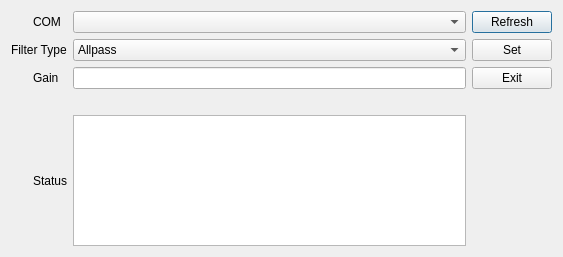
<?xml version="1.0" encoding="UTF-8"?>
<ui version="4.0">
 <class>mainWindow</class>
 <widget class="QDialog" name="mainWindow">
  <property name="geometry">
   <rect>
    <x>0</x>
    <y>0</y>
    <width>563</width>
    <height>257</height>
   </rect>
  </property>
  <property name="windowTitle">
   <string>Pseudo Random Noise Generator</string>
  </property>
  <layout class="QGridLayout" name="gridLayout">
   <item row="0" column="6">
    <widget class="QPushButton" name="btnRefresh">
     <property name="text">
      <string>Refresh</string>
     </property>
    </widget>
   </item>
   <item row="9" column="2">
    <widget class="QTextBrowser" name="textStatus"/>
   </item>
   <item row="1" column="0" colspan="2">
    <widget class="QLabel" name="labelFilterType">
     <property name="text">
      <string>Filter Type</string>
     </property>
     <property name="textFormat">
      <enum>Qt::RichText</enum>
     </property>
    </widget>
   </item>
   <item row="4" column="2">
    <widget class="QLineEdit" name="textGain"/>
   </item>
   <item row="0" column="2">
    <widget class="QComboBox" name="cboxComport"/>
   </item>
   <item row="6" column="2">
    <spacer name="horizontalSpacer">
     <property name="orientation">
      <enum>Qt::Horizontal</enum>
     </property>
     <property name="sizeHint" stdset="0">
      <size>
       <width>40</width>
       <height>20</height>
      </size>
     </property>
    </spacer>
   </item>
   <item row="4" column="1">
    <widget class="QLabel" name="labelGain">
     <property name="text">
      <string>Gain</string>
     </property>
     <property name="textFormat">
      <enum>Qt::RichText</enum>
     </property>
    </widget>
   </item>
   <item row="1" column="6">
    <widget class="QPushButton" name="btnSet">
     <property name="text">
      <string>Set</string>
     </property>
    </widget>
   </item>
   <item row="4" column="4">
    <layout class="QHBoxLayout" name="horizontalLayout"/>
   </item>
   <item row="9" column="1">
    <widget class="QLabel" name="labelStatus">
     <property name="text">
      <string>Status</string>
     </property>
    </widget>
   </item>
   <item row="1" column="2">
    <widget class="QComboBox" name="cboxFilterType">
     <item>
      <property name="text">
       <string>Allpass</string>
      </property>
     </item>
     <item>
      <property name="text">
       <string>Bandpass -  (1-51KHz)</string>
      </property>
     </item>
     <item>
      <property name="text">
       <string>Bandpass -  (51-101KHz)</string>
      </property>
     </item>
     <item>
      <property name="text">
       <string>Bandpass -  (101-151KHz)</string>
      </property>
     </item>
     <item>
      <property name="text">
       <string>Bandpass -  (151-201KHz)</string>
      </property>
     </item>
     <item>
      <property name="text">
       <string>Bandpass -  (201-251KHz)</string>
      </property>
     </item>
     <item>
      <property name="text">
       <string>Bandpass -  (251-301KHz)</string>
      </property>
     </item>
     <item>
      <property name="text">
       <string>Bandpass -  (301-351KHz)</string>
      </property>
     </item>
     <item>
      <property name="text">
       <string>Bandpass -  (351-401KHz)</string>
      </property>
     </item>
     <item>
      <property name="text">
       <string>Bandpass -  (401-451KHz)</string>
      </property>
     </item>
     <item>
      <property name="text">
       <string>Bandpass -  (451-501KHz)</string>
      </property>
     </item>
     <item>
      <property name="text">
       <string/>
      </property>
     </item>
    </widget>
   </item>
   <item row="2" column="6">
    <layout class="QHBoxLayout" name="horizontalLayout_2"/>
   </item>
   <item row="4" column="6">
    <widget class="QPushButton" name="btnExit">
     <property name="text">
      <string>Exit</string>
     </property>
    </widget>
   </item>
   <item row="0" column="1">
    <widget class="QLabel" name="labelcom">
     <property name="enabled">
      <bool>true</bool>
     </property>
     <property name="text">
      <string>COM</string>
     </property>
     <property name="textFormat">
      <enum>Qt::RichText</enum>
     </property>
    </widget>
   </item>
  </layout>
 </widget>
 <resources/>
 <connections/>
</ui>
